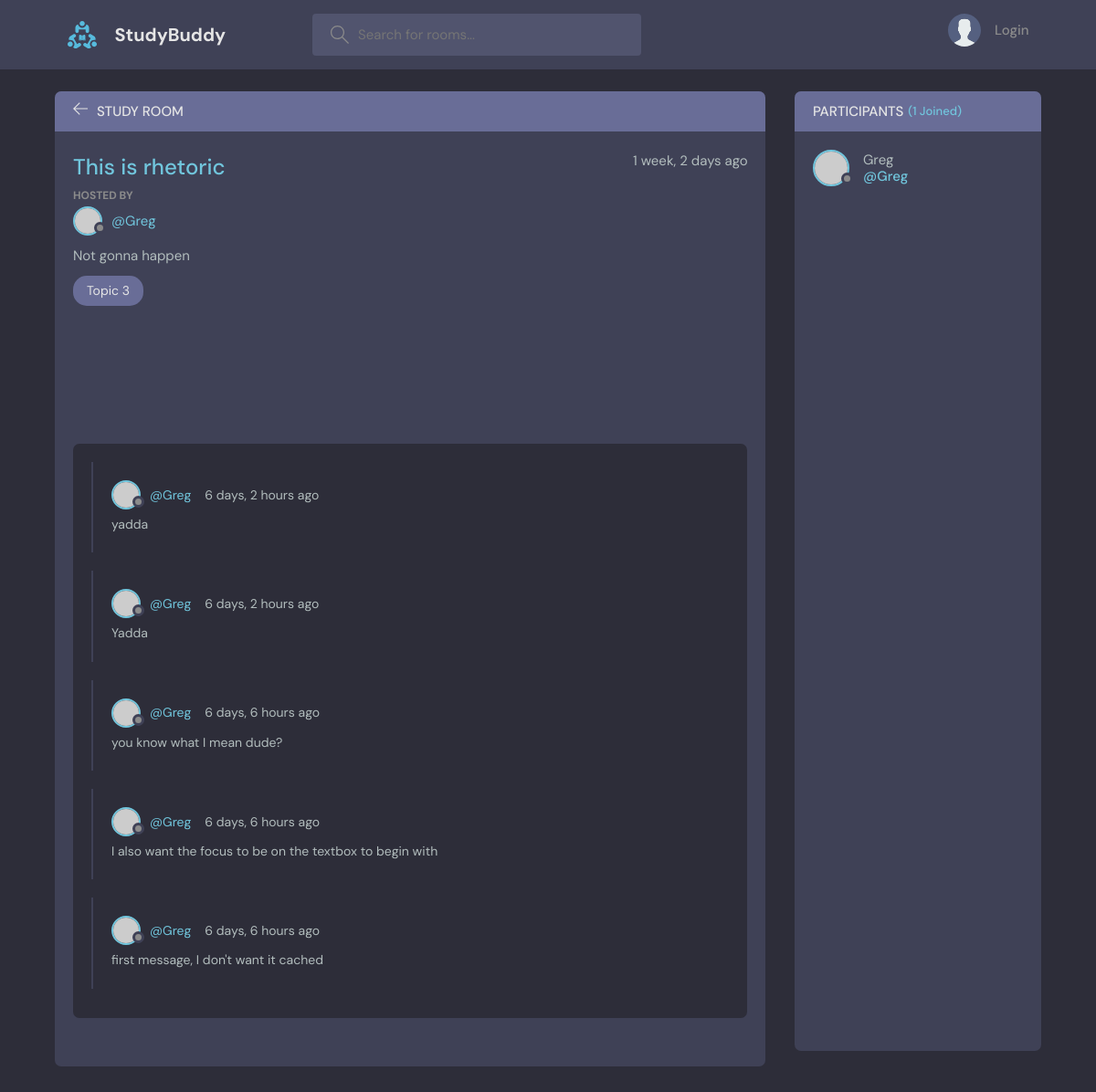
Before: /room/23/ with the older database file.
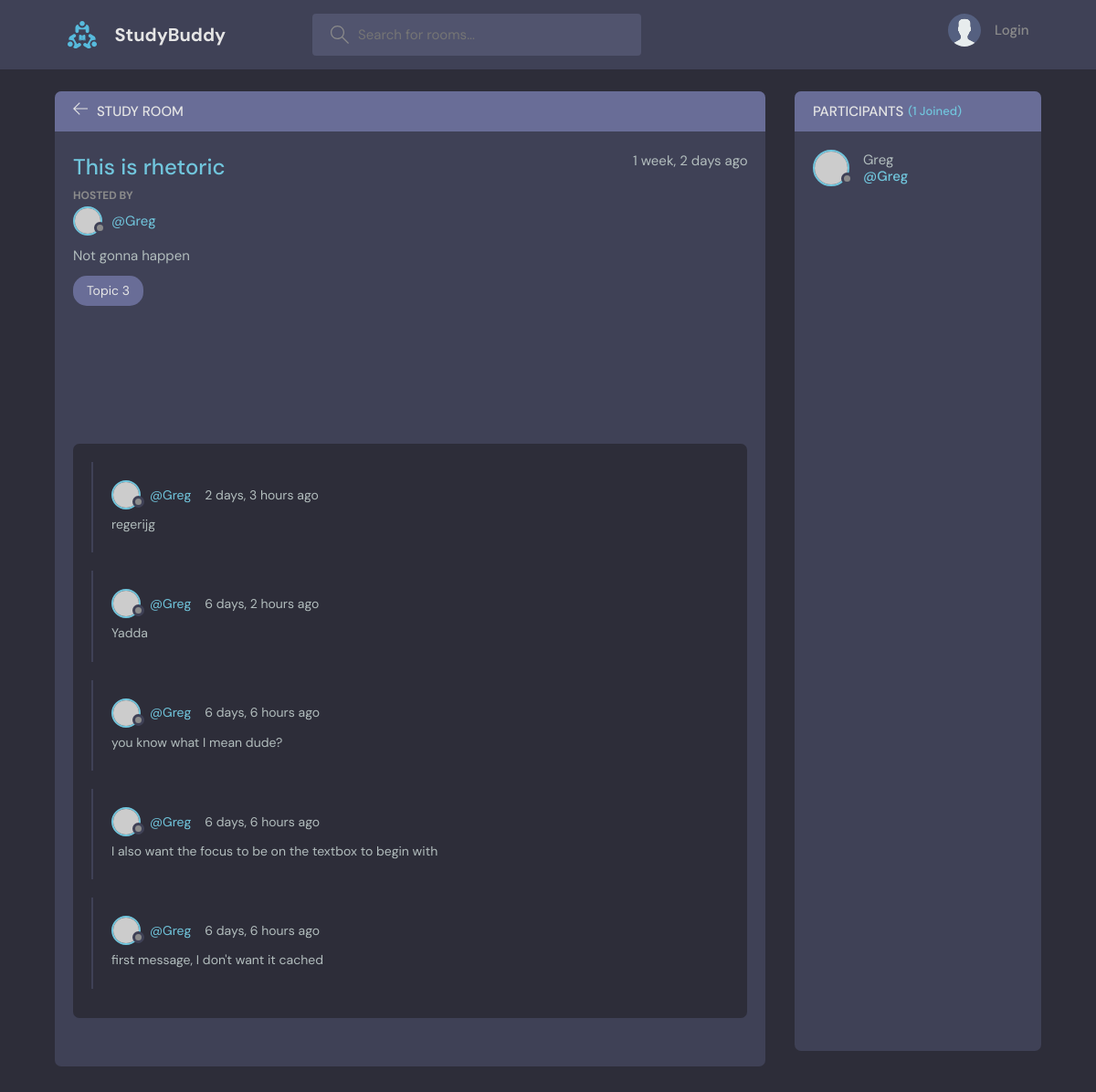
After: the same page with the newer database file.
### base/models.py (models this page shows, shortened)
class Message(models.Model):
    user = models.ForeignKey(User, on_delete=models.CASCADE)
    room = models.ForeignKey(Room, on_delete=models.CASCADE)  # Cascade means if the foreign key is deleted, this
    body = models.TextField()
    updated = models.DateTimeField(auto_now=True)
    created = models.DateTimeField(auto_now_add=True)
    class Meta:
        ordering = ['-updated', '-created']

### base/views.py (the view, shortened to what this page needs)
# urls.py: path('room/<str:pk>/', views.room, name="room"),
def room(request, pk):
    room = Room.objects.get(id=pk)
    messages = room.message_set.all().order_by('-created')  # This is the most important thing about django query
    participants = room.participants.all()
    if request.user.is_authenticated:
        user_messages = request.user.message_set.all().order_by('-created')  # Here's an example of getting all user
    else:
        user_messages = None
    context = {'room': room, 'room_messages': messages, 'user_messages': user_messages, 'participants': participants}
    return render(request, 'Base/Room.html', context)

### base/Templates/Base/room.html (shortened to what this page needs)
{% extends 'MainTemplate.html' %}
{% block content %}
  <body>
    <main class="profile-page layout layout--2">
      <div class="container">
        <div class="room">
          <div class="room__top">
            <div class="room__topLeft">
              <a href="{%url 'home'%}">
                <svg version="1.1" xmlns="http://www.w3.org/2000/svg" width="32" height="32" viewBox="0 0 32 32">
                  <title>arrow-left</title>
                  <path
                    d="M13.723 2.286l-13.723 13.714 13.719 13.714 1.616-1.611-10.96-10.96h27.625v-2.286h-27.625l10.965-10.965-1.616-1.607z"
                  ></path>
                </svg>
              </a>
              <h3>Study Room</h3>
            </div>
          </div>
          <div class="room__box scroll">
            <div class="room__header scroll">
              <div class="room__info">
                <h3>{{room.name}}</h3>
                <span>{{room.created|timesince}} ago</span>
              </div>
              <div class="room__hosted">
                <p>Hosted By</p>
                <a href="{% url 'user-profile' room.host.id %}" class="room__author">
                  <div class="avatar avatar--small">
                    <img src="https://randomuser.me/api/portraits/men/37.jpg" />
                  </div>
                  <span>@{{room.host}}</span>
                </a>
              </div>
              <div class="room__details">
                {{room.description}}
              </div>
              <span class="room__topics">{{room.topic.name}}</span>
            </div>
            <div class="room__conversation">
              <div class="threads scroll">
                {% for message in room_messages %}
                <div class="thread">
                  <div class="thread__top">
                    <div class="thread__author">
                      <a href="{% url 'user-profile' message.user.id %}" class="thread__authorInfo">
                        <div class="avatar avatar--small">
                          <img src="https://randomuser.me/api/portraits/men/37.jpg"/>
                        </div>
                        <span>@{{message.user.username}}</span>
                      </a>
                      <span class="thread__date">{{message.created|timesince}} ago</span>
                    </div>
                  </div>
                  <div class="thread__details">
                    {{message.body}}
                  </div>
                </div>
                {% endfor %}
              </div>
            </div>
          </div>
        </div>
        <div class="participants">
          <h3 class="participants__top">Participants <span>({{room.participants.all.count}} Joined)</span></h3>
          <div class="participants__list scroll">
            {% for user in participants %}
            <a href="{% url 'user-profile' user.id %}" class="participant">
              <div class="avatar avatar--medium">
                <img src="https://randomuser.me/api/portraits/men/37.jpg"/>
              </div>
              <p>
                {{user.username}}
                <span>@{{user}}</span>
              </p>
            </a>
            {% endfor %}
          </div>
        </div>
      </div>
    </main>
  </body>
{% endblock %}

Changed rows visible on the page:
removed Message: user.username "Greg", created "6 days, 2 hours", body "yadda"
added Message: user.username "Greg", created "2 days, 3 hours", body "regerijg"
